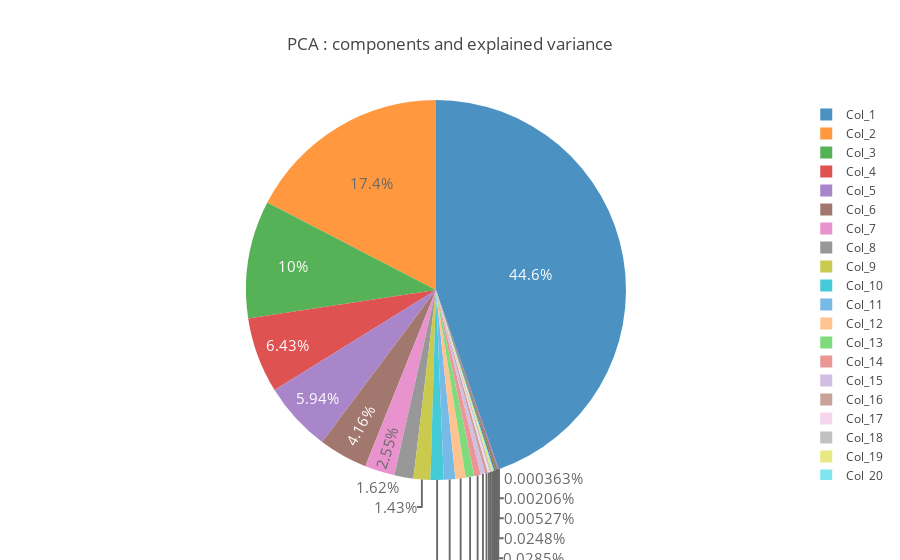

The notebook cell saved with this chart:
### Code cell
var_pca = pd.DataFrame(pca.explained_variance_ratio_)
labels = []
for i in range(1,31):
    labels.append('Col_'+str(i))
trace = go.Pie(labels = labels, values = var_pca[0].values, opacity = 0.8,
               textfont=dict(size=15))
layout = dict(title =  'PCA : components and explained variance')
fig = dict(data = [trace], layout=layout)
py.iplot(fig)

### Figure 1 — Plotly figure (JSON) as saved in the notebook; plotly's stock layout.template omitted (floating-point values rounded to 4 significant figures)
{"data": [{"labels": ["Col_1", "Col_2", "Col_3", "Col_4", "Col_5", "Col_6", "Col_7", "Col_8", "Col_9", "Col_10", "Col_11", "Col_12", "Col_13", "Col_14", "Col_15", "Col_16", "Col_17", "Col_18", "Col_19", "Col_20", "Col_21", "Col_22", "Col_23", "Col_24", "Col_25", "Col_26", "Col_27", "Col_28", "Col_29", "Col_30"], "opacity": 0.8, "textfont": {"size": 15}, "type": "pie", "uid": "c1006246-f306-47d3-95b6-d5d512ce04b2", "values": [0.4464, 0.1739, 0.1001, 0.06426, 0.05943, 0.04158, 0.02546, 0.01622, 0.01433, 0.01125, 0.009802, 0.008636, 0.00741, 0.005452, 0.003703, 0.00254, 0.001716, 0.001519, 0.001303, 0.001113, 0.0009035, 0.0007687, 0.0006885, 0.0004771, 0.0004077, 0.000285, 0.0002481, 5.267e-05, 2.057e-05, 3.632e-06]}], "layout": {"title": {"text": "PCA : components and explained variance"}}}
